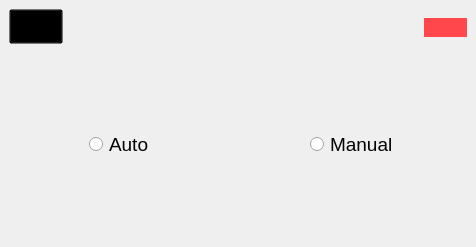
<?xml version="1.0" encoding="UTF-8"?>
<ui version="4.0">
 <class>MainWindow</class>
 <widget class="QMainWindow" name="MainWindow">
  <property name="geometry">
   <rect>
    <x>0</x>
    <y>0</y>
    <width>476</width>
    <height>247</height>
   </rect>
  </property>
  <property name="windowTitle">
   <string>Desktop Agent</string>
  </property>
  <widget class="QWidget" name="centralwidget">
   <layout class="QHBoxLayout" name="horizontalLayout_3">
    <item>
     <layout class="QVBoxLayout" name="verticalLayout" stretch="1,5">
      <item>
       <layout class="QHBoxLayout" name="horizontalLayout_2">
        <item alignment="Qt::AlignLeft|Qt::AlignTop">
         <widget class="QPushButton" name="settings_btn">
          <property name="font">
           <font>
            <family>Myanmar Text</family>
            <pointsize>14</pointsize>
           </font>
          </property>
          <property name="cursor">
           <cursorShape>PointingHandCursor</cursorShape>
          </property>
          <property name="styleSheet">
           <string notr="true">background:transparent;</string>
          </property>
          <property name="text">
           <string/>
          </property>
          <property name="icon">
           <iconset resource="resource_file.qrc">
            <normaloff>:/newPrefix/resource/settings.svg</normaloff>:/newPrefix/resource/settings.svg</iconset>
          </property>
          <property name="iconSize">
           <size>
            <width>30</width>
            <height>30</height>
           </size>
          </property>
         </widget>
        </item>
        <item alignment="Qt::AlignRight|Qt::AlignVCenter">
         <widget class="QPushButton" name="status_btn">
          <property name="font">
           <font>
            <pointsize>12</pointsize>
           </font>
          </property>
          <property name="styleSheet">
           <string notr="true">background-color:#FF474C;
border-radius:12px;

</string>
          </property>
          <property name="text">
           <string/>
          </property>
         </widget>
        </item>
       </layout>
      </item>
      <item>
       <layout class="QHBoxLayout" name="horizontalLayout">
        <item alignment="Qt::AlignHCenter|Qt::AlignVCenter">
         <widget class="QRadioButton" name="auto_radio_btn">
          <property name="font">
           <font>
            <pointsize>14</pointsize>
           </font>
          </property>
          <property name="text">
           <string>Auto</string>
          </property>
         </widget>
        </item>
        <item alignment="Qt::AlignHCenter|Qt::AlignVCenter">
         <widget class="QRadioButton" name="manual_radio_btn">
          <property name="font">
           <font>
            <pointsize>14</pointsize>
           </font>
          </property>
          <property name="text">
           <string>Manual</string>
          </property>
         </widget>
        </item>
       </layout>
      </item>
     </layout>
    </item>
   </layout>
  </widget>
 </widget>
 <resources>
  <include location="resource_file.qrc"/>
 </resources>
 <connections/>
</ui>
